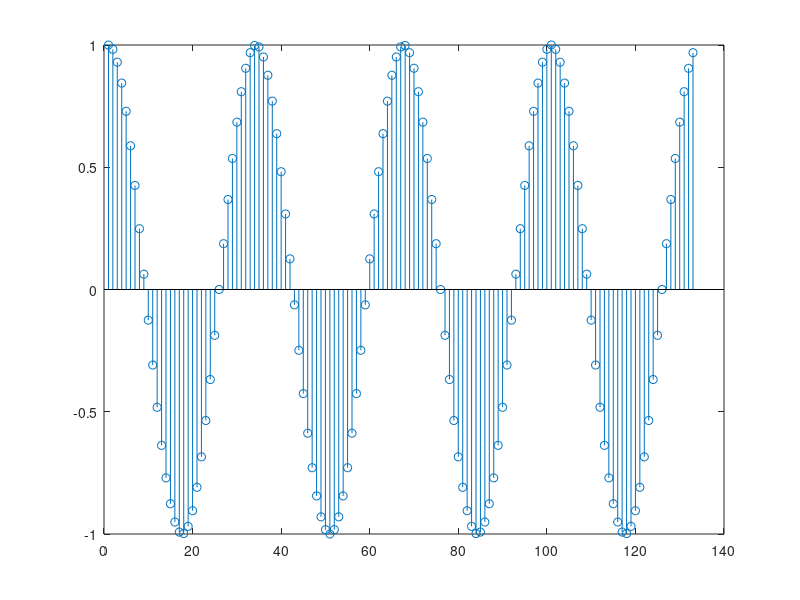

Reproduce this figure in MATLAB.
clc;
clear all;
close all;

A=1;
F=3000;
Fs=100000;
N=4;

n=0:1:N*(Fs/F)-1;

x=A*cos(2*pi*n*F/Fs);
stem(x);
